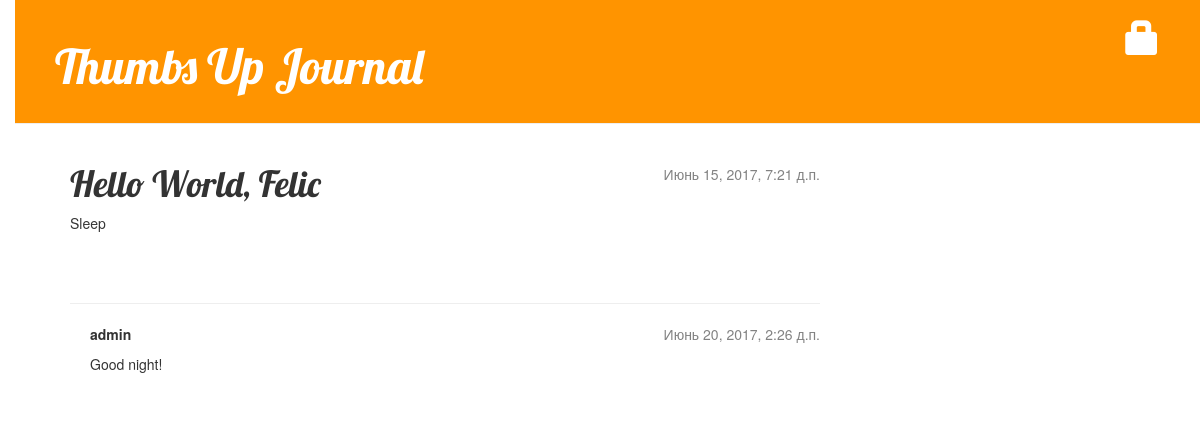
Page /post/20/ on the committed database.
### blog/models.py (models this page shows, shortened)
class Post(models.Model):
    author = models.ForeignKey('auth.User')
    title = models.CharField(max_length=200)
    text = models.TextField()
    created_date = models.DateTimeField(
            default=timezone.now)
    published_date = models.DateTimeField(
            blank=True, null=True)

class Comment(models.Model):
    post = models.ForeignKey('blog.Post', related_name='comments')
    author = models.CharField(max_length=200)
    text = models.TextField()
    created_date = models.DateTimeField(default=timezone.now)
    approved_comment = models.BooleanField(default=False)

### blog/views.py (the view)
# urls.py: url(r'^post/(?P<pk>[0-9]+)/$', views.post_detail, name='post_detail'),
def post_detail(request, pk):
    post = get_object_or_404(Post, pk=pk)
    return render(request, 'blog/post_detail.html', {'post': post})

### blog/templates/blog/post_detail.html (shortened to what this page needs)
{% extends 'blog/base.html' %}
    {% block content %}
        <div class="post">
            {% if post.published_date %}
                                <div class="date">
                    {{ post.published_date }}
                </div>
            {% endif %}
            <h1>{{ post.title }}</h1>
            <p>{{ post.text|linebreaksbr }}</p>
        </div>
        <hr>
            {% for comment in post.comments.all %}
                <div class="comment">
                    <div class="date">{{ comment.created_date }}</div>
                    <strong>{{ comment.author }}</strong>
                    <p>{{ comment.text|linebreaks }}</p>
                </div>
            {% empty %}
                <p>No comments here yet :(</p>
            {% endfor %}
    {% endblock %}

### blog/static/css/blog.css (style rules this page uses)
body { padding-left: 15px; }
h1, h2, h3, h4 { font-family: 'Lobster', cursive; }
.date { float: right; color: #828282; }
.post { margin-bottom: 70px; }
.comment { margin: 20px 0px 20px 20px; }

### rows in the picture
Post: published_date "Июнь 15, 2017, 7:21 д.п.", title "Hello World, Felic", text "Sleep"
Comment: created_date "Июнь 20, 2017, 2:26 д.п.", author "admin", text "Good night!"
